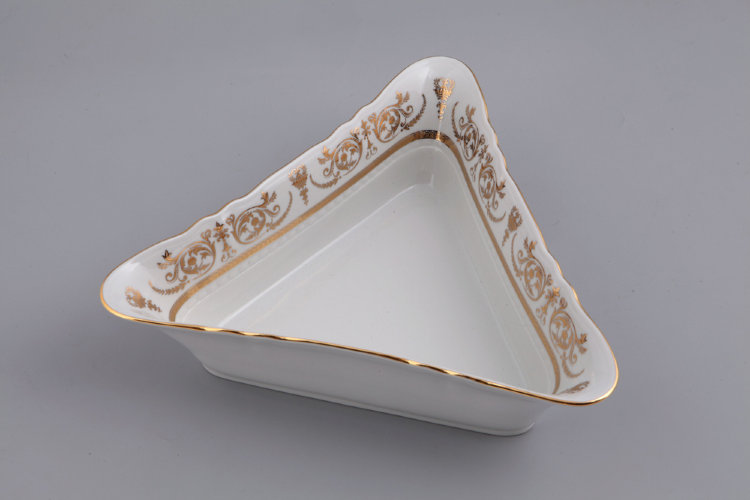
#> input picture vase.jpg, 750 x 500 px, found by its file name
$ python main.py
#> lines starting #> are read from the running program, lines starting #| are printed output that depends on the picture; after the words box and inside, x2 and y2 are one past the last pixel; in counts of white or black regions, pixels touching at a corner belong together; long printed decimals are rounded
import cv2 as cv
import numpy as np


def detect(cnt, img):
    preds = {}
    w, h, _ = img.shape
    orig_canvas = np.zeros((w, h), dtype=np.uint8)
    fig_canvas = np.zeros((w, h), dtype=np.uint8)
    cv.drawContours(orig_canvas, [cnt], -1, 255, -1)

    def get_proba():
        res = 1 - np.count_nonzero(np.bitwise_xor(fig_canvas, orig_canvas)) / (w * h)
        fig_canvas.fill(0)
        return res

    ellipse = cv.fitEllipse(cnt)
    cv.ellipse(fig_canvas, ellipse, 255 ,-1)
    cv.ellipse(img, ellipse, (255, 0, 0) , 3)
    preds["ellipse"] = get_proba()
    preds["circle"] = preds["ellipse"] * min(ellipse[1]) / max(ellipse[1])

    rect = cv.minAreaRect(cnt)
    box = cv.boxPoints(rect)
    box = np.int0(box)
    cv.drawContours(fig_canvas, [box], -1, 255, -1)
    cv.drawContours(img, [box], -1, (0, 0, 255), 3)

    preds["rectangle"] = get_proba()
    preds["square"] = preds["rectangle"] *  min(rect[1]) / max(rect[1])

    peri = cv.arcLength(cnt, True)
    approx = cv.approxPolyDP(cnt, 0.04 * peri, True)

    if len(approx) == 3:
        cv.drawContours(fig_canvas, [approx], -1, 255, -1)
        cv.drawContours(img, [approx], -1, (255, 255, 0), 3)

        preds["triangle"] = get_proba()
    else:
        preds["triangle"] = 0.0

    return preds


img = cv.imread('vase.jpg')
#> img is the input picture: shape (500, 750, 3); mean B, G, R 154.1, 149.7, 152.3
img_gray = cv.cvtColor(img, cv.COLOR_RGB2GRAY)

edged = cv.Canny(img_gray, 50, 200)
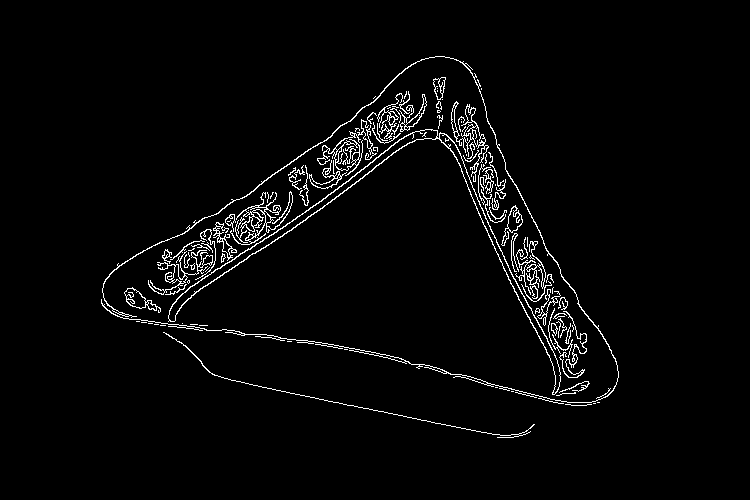
#> edged: shape (500, 750); 2.8% white in thin lines or dots, all inside (x1, y1, x2, y2) = (101, 56, 619, 438)
ks = 20
kernel = cv.getStructuringElement(cv.MORPH_RECT, (ks, ks))
closed = cv.morphologyEx(edged, cv.MORPH_CLOSE, kernel)
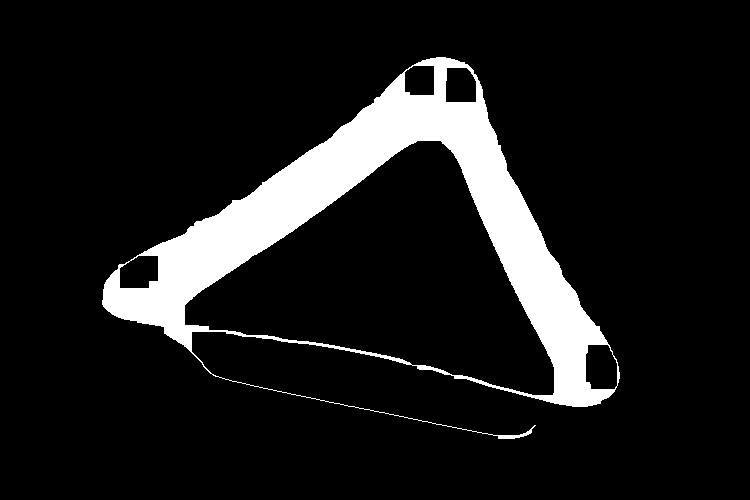
#> closed: shape (500, 750); 10.8% white; 1 white region
contours = cv.findContours(closed.copy(), cv.RETR_EXTERNAL, cv.CHAIN_APPROX_SIMPLE)[0]
#> contours = 1 contour; box (x1, y1, x2, y2) and area: (102, 57, 620, 439) 91358

max_area = -1
S = img.shape[0] * img.shape[1]
#> S = 375000
for i in range(len(contours)):
    area = cv.contourArea(contours[i])
    if max_area < area <= 0.95 * S:
        cnt = contours[i]
        max_area = area
#> this loop made 1 pass
#> (area, max_area) on pass 1: (91358, 91358)
#> after the loop, cnt = contour of 907 points, box (x1, y1, x2, y2) (102, 57, 620, 439), area 91358; max_area = 91358

_, size, _ = cv.minAreaRect(cnt)
#> size = (436.7, 386.4)
img_size = img.shape[:2]
#> img_size = (500, 750)

size_factor = max(max(size) / max(img_size), min(size) / min(img_size))
#> size_factor = 0.773

if (size_factor < 0.33):
    print("Small object", end="")
elif (size_factor < 0.66):
    print("Medium object", end="")
else:
    print("Big object", end="")
print(f": {size_factor * 100:.2f} %")
#| : 77.27 %


preds = detect(cnt, img)
#> in detect, `cv.drawContours(orig_canvas, [cnt], -1, 255, -1)`:
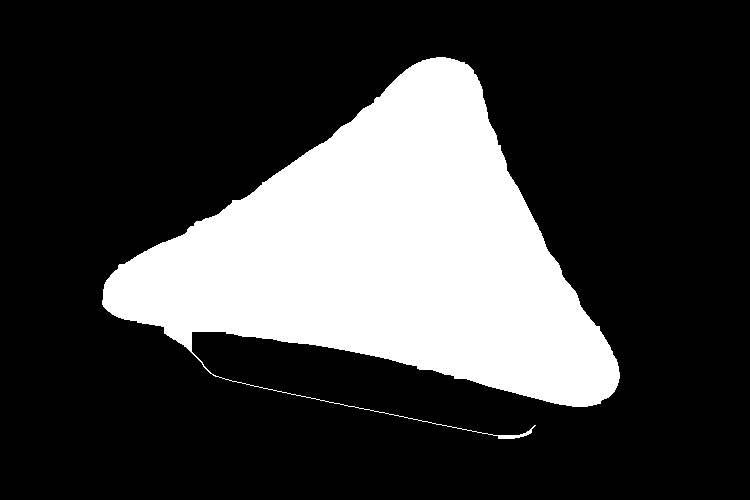
#> orig_canvas: shape (500, 750); 24.6% white; 1 white region, box (x1, y1, x2, y2) and area: (102, 57, 620, 439) 92350
#> in detect, `ellipse = cv.fitEllipse(cnt)`: ellipse = ((382.7, 262.5), (331, 473.4), 97.36)
#> in detect, `cv.ellipse(fig_canvas, ellipse, 255 ,-1)`: fig_canvas: shape (500, 750); 32.9% white; 1 white region, box (x1, y1, x2, y2) and area: (147, 96, 619, 430) 123523
#> in detect, `cv.ellipse(img, ellipse, (255, 0, 0) , 3)`:
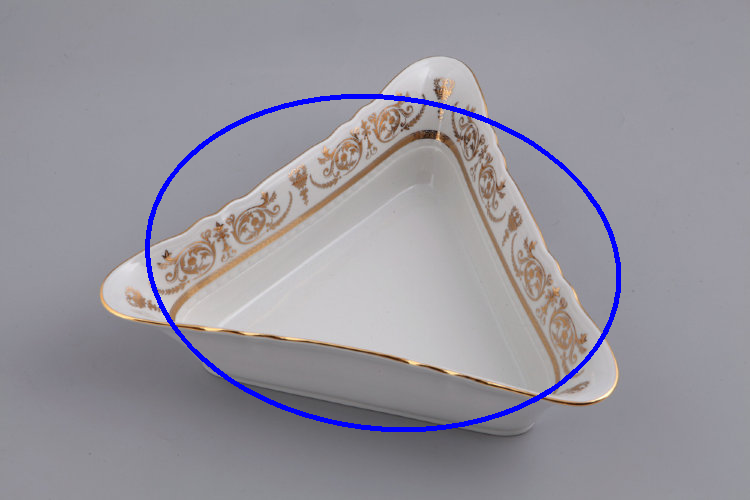
#> img: shape (500, 750, 3); 1.67% of pixels changed, all inside (x1, y1, x2, y2) = (145, 94, 621, 432)
#> in get_proba, `res = 1 - np.count_nonzero(np.bitwise_xor(fig_canvas, orig_canvas)) / ..`: res = 0.863
#> in get_proba, `fig_canvas.fill(0)`: fig_canvas: shape (500, 750); every value is 0
#> in detect, `rect = cv.minAreaRect(cnt)`: rect = ((349.1, 311.3), (436.7, 386.4), -26.23)
#> in detect, `box = cv.boxPoints(rect)`: box = [[238.6, 581.1], [67.78, 234.6], [459.5, 41.5], [630.3, 388.1]]
#> in detect, `box = np.int0(box)`: box = [[238, 581], [67, 234], [459, 41], [630, 388]]
#> in detect, `cv.drawContours(fig_canvas, [box], -1, 255, -1)`: fig_canvas: shape (500, 750); 43% white; 1 white region, box (x1, y1, x2, y2) and area: (67, 41, 631, 500) 161176
#> in detect, `cv.drawContours(img, [box], -1, (0, 0, 255), 3)`:
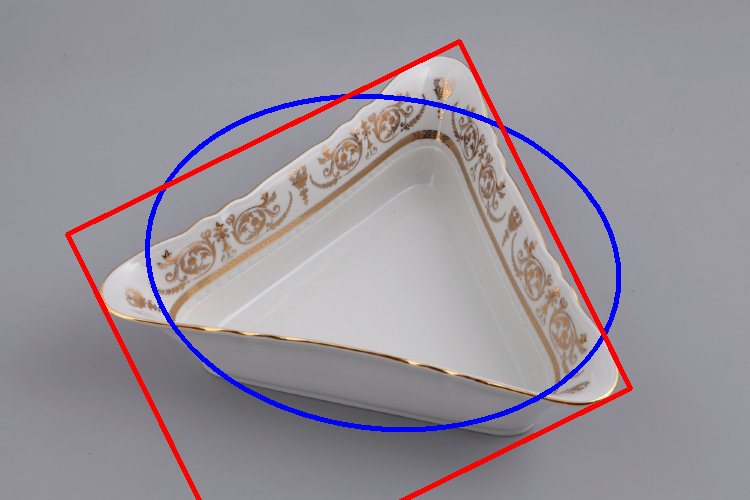
#> img: shape (500, 750, 3); 1.83% of pixels changed, all inside (x1, y1, x2, y2) = (65, 39, 633, 500)
#> in detect, `peri = cv.arcLength(cnt, True)`: peri = 2260.4
#> in detect, `approx = cv.approxPolyDP(cnt, 0.04 * peri, True)`: approx = [[619, 378], [445, 57], [103, 289]]
#> in detect, `cv.drawContours(fig_canvas, [approx], -1, 255, -1)`:
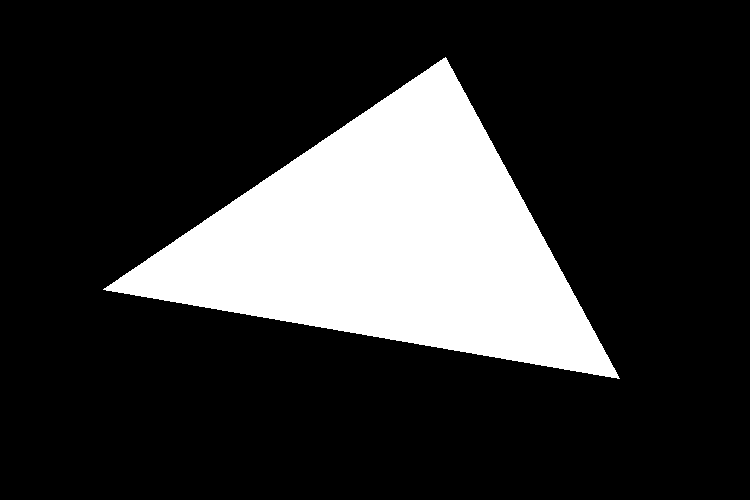
#> fig_canvas: shape (500, 750); 20.2% white; 1 white region, box (x1, y1, x2, y2) and area: (103, 57, 620, 379) 75665
#> preds = {'ellipse': 0.863, 'circle': 0.604, 'rectangle': 0.816, 'square': 0.722, 'triangle': 0.954}

print("The most likely shape of this object: ", max(preds, key=preds.get))
#| The most likely shape of this object:  triangle
print(*preds.items(), sep='\n')
#| ('ellipse', 0.8632)
#| ('circle', 0.6035)
#| ('rectangle', 0.8165)
#| ('square', 0.7223)
#| ('triangle', 0.9539)

cv.drawContours(img, [cnt], -1, (0, 255, 0), 3)
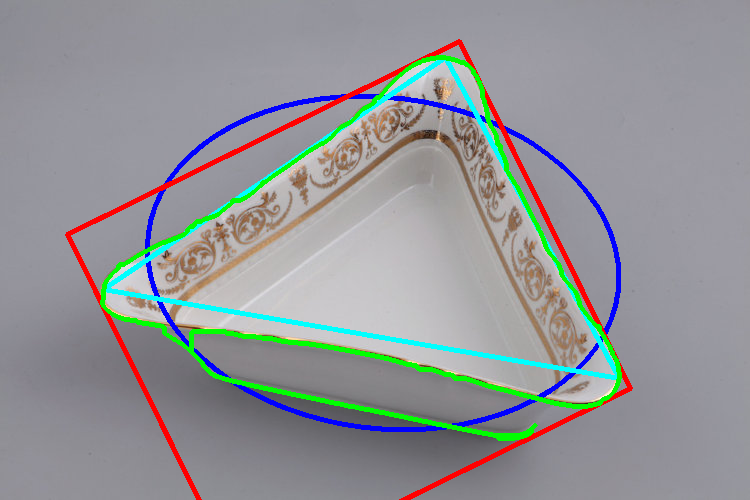
#> img: shape (500, 750, 3); mean B, G, R 151.2, 148.7, 146.2
cv.imshow('contours', img)
cv.waitKey(0)
